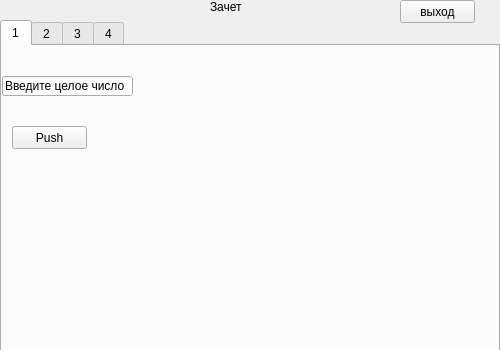
<?xml version="1.0" encoding="UTF-8"?>
<ui version="4.0">
 <class>Form</class>
 <widget class="QWidget" name="Form">
  <property name="geometry">
   <rect>
    <x>0</x>
    <y>0</y>
    <width>500</width>
    <height>350</height>
   </rect>
  </property>
  <property name="minimumSize">
   <size>
    <width>500</width>
    <height>350</height>
   </size>
  </property>
  <property name="maximumSize">
   <size>
    <width>500</width>
    <height>350</height>
   </size>
  </property>
  <property name="windowTitle">
   <string>Form</string>
  </property>
  <widget class="QTabWidget" name="tabWidget">
   <property name="geometry">
    <rect>
     <x>0</x>
     <y>20</y>
     <width>500</width>
     <height>350</height>
    </rect>
   </property>
   <property name="minimumSize">
    <size>
     <width>500</width>
     <height>350</height>
    </size>
   </property>
   <property name="maximumSize">
    <size>
     <width>11111</width>
     <height>11111</height>
    </size>
   </property>
   <property name="currentIndex">
    <number>0</number>
   </property>
   <widget class="QWidget" name="tab">
    <attribute name="title">
     <string>1</string>
    </attribute>
    <widget class="QLineEdit" name="lineEdit">
     <property name="geometry">
      <rect>
       <x>0</x>
       <y>30</y>
       <width>131</width>
       <height>20</height>
      </rect>
     </property>
     <property name="inputMask">
      <string>Введите целое число</string>
     </property>
     <property name="text">
      <string>Введите целое число</string>
     </property>
    </widget>
    <widget class="QPushButton" name="pushButton">
     <property name="geometry">
      <rect>
       <x>10</x>
       <y>80</y>
       <width>75</width>
       <height>23</height>
      </rect>
     </property>
     <property name="text">
      <string>Push</string>
     </property>
    </widget>
    <widget class="QLabel" name="label_5">
     <property name="geometry">
      <rect>
       <x>160</x>
       <y>50</y>
       <width>121</width>
       <height>51</height>
      </rect>
     </property>
     <property name="text">
      <string/>
     </property>
    </widget>
   </widget>
   <widget class="QWidget" name="tab_2">
    <attribute name="title">
     <string>2</string>
    </attribute>
    <widget class="QCheckBox" name="checkBox">
     <property name="geometry">
      <rect>
       <x>0</x>
       <y>20</y>
       <width>70</width>
       <height>17</height>
      </rect>
     </property>
     <property name="text">
      <string>5</string>
     </property>
    </widget>
    <widget class="QCheckBox" name="checkBox_2">
     <property name="geometry">
      <rect>
       <x>0</x>
       <y>50</y>
       <width>70</width>
       <height>17</height>
      </rect>
     </property>
     <property name="text">
      <string>15</string>
     </property>
    </widget>
    <widget class="QCheckBox" name="checkBox_3">
     <property name="geometry">
      <rect>
       <x>0</x>
       <y>80</y>
       <width>70</width>
       <height>17</height>
      </rect>
     </property>
     <property name="text">
      <string>50</string>
     </property>
    </widget>
    <widget class="QLabel" name="label_2">
     <property name="geometry">
      <rect>
       <x>110</x>
       <y>50</y>
       <width>261</width>
       <height>41</height>
      </rect>
     </property>
     <property name="text">
      <string/>
     </property>
    </widget>
   </widget>
   <widget class="QWidget" name="tab_3">
    <attribute name="title">
     <string>3</string>
    </attribute>
    <widget class="QLineEdit" name="lineEdit_3">
     <property name="geometry">
      <rect>
       <x>0</x>
       <y>50</y>
       <width>113</width>
       <height>20</height>
      </rect>
     </property>
    </widget>
    <widget class="QPushButton" name="pushButton_2">
     <property name="geometry">
      <rect>
       <x>120</x>
       <y>20</y>
       <width>75</width>
       <height>23</height>
      </rect>
     </property>
     <property name="text">
      <string>1</string>
     </property>
    </widget>
    <widget class="QPushButton" name="pushButton_3">
     <property name="geometry">
      <rect>
       <x>120</x>
       <y>50</y>
       <width>75</width>
       <height>23</height>
      </rect>
     </property>
     <property name="text">
      <string>2</string>
     </property>
    </widget>
    <widget class="QPushButton" name="pushButton_4">
     <property name="geometry">
      <rect>
       <x>0</x>
       <y>90</y>
       <width>91</width>
       <height>23</height>
      </rect>
     </property>
     <property name="text">
      <string>рассчитать</string>
     </property>
    </widget>
    <widget class="QLabel" name="label_3">
     <property name="geometry">
      <rect>
       <x>100</x>
       <y>160</y>
       <width>191</width>
       <height>81</height>
      </rect>
     </property>
     <property name="text">
      <string/>
     </property>
    </widget>
    <widget class="QWidget" name="verticalLayoutWidget">
     <property name="geometry">
      <rect>
       <x>280</x>
       <y>10</y>
       <width>161</width>
       <height>141</height>
      </rect>
     </property>
     <layout class="QVBoxLayout" name="verticalLayout">
      <item>
       <widget class="QRadioButton" name="radioButton_2">
        <property name="text">
         <string>сумма</string>
        </property>
       </widget>
      </item>
      <item>
       <widget class="QRadioButton" name="radioButton_3">
        <property name="text">
         <string>разность</string>
        </property>
       </widget>
      </item>
      <item>
       <widget class="QRadioButton" name="radioButton_4">
        <property name="text">
         <string>произведение</string>
        </property>
       </widget>
      </item>
      <item>
       <widget class="QRadioButton" name="radioButton">
        <property name="text">
         <string>частное</string>
        </property>
       </widget>
      </item>
     </layout>
    </widget>
    <widget class="QLineEdit" name="lineEdit_2">
     <property name="geometry">
      <rect>
       <x>0</x>
       <y>20</y>
       <width>113</width>
       <height>20</height>
      </rect>
     </property>
    </widget>
   </widget>
   <widget class="QWidget" name="tab_4">
    <attribute name="title">
     <string>4</string>
    </attribute>
    <widget class="QComboBox" name="comboBox">
     <property name="geometry">
      <rect>
       <x>0</x>
       <y>30</y>
       <width>191</width>
       <height>22</height>
      </rect>
     </property>
     <item>
      <property name="text">
       <string>Россия</string>
      </property>
     </item>
     <item>
      <property name="text">
       <string>Англия</string>
      </property>
     </item>
     <item>
      <property name="text">
       <string>США</string>
      </property>
     </item>
    </widget>
    <widget class="QLabel" name="label_4">
     <property name="geometry">
      <rect>
       <x>270</x>
       <y>110</y>
       <width>161</width>
       <height>71</height>
      </rect>
     </property>
     <property name="text">
      <string/>
     </property>
    </widget>
   </widget>
  </widget>
  <widget class="QLabel" name="label">
   <property name="geometry">
    <rect>
     <x>210</x>
     <y>0</y>
     <width>47</width>
     <height>13</height>
    </rect>
   </property>
   <property name="text">
    <string>Зачет</string>
   </property>
  </widget>
  <widget class="QPushButton" name="pushButton_5">
   <property name="geometry">
    <rect>
     <x>400</x>
     <y>0</y>
     <width>75</width>
     <height>23</height>
    </rect>
   </property>
   <property name="text">
    <string>выход</string>
   </property>
  </widget>
 </widget>
 <resources/>
 <connections/>
</ui>
